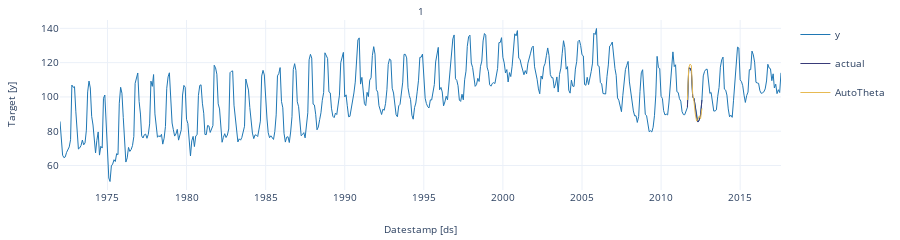
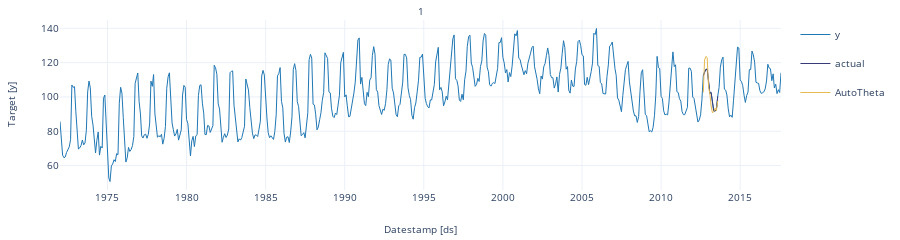
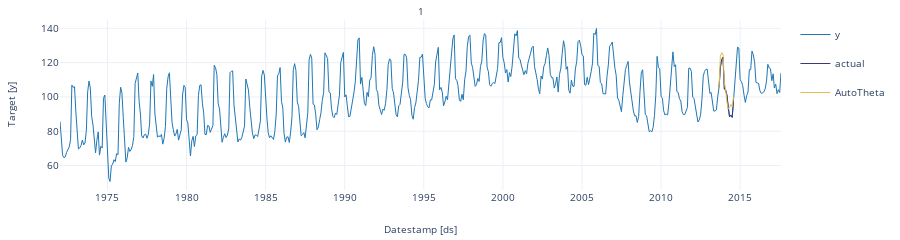
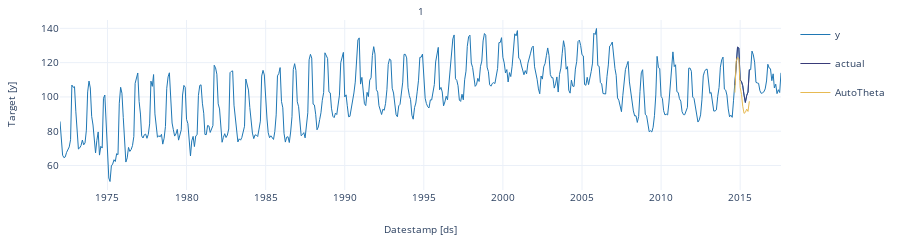

Notebook source saved alongside these figures, in order:
### Markdown cell above
We’ll now plot the forecast for each cutoff period. To make the plots clearer, we’ll rename the actual values in each period.

### Code cell
crossvalidation_df.rename(columns = {'y' : 'actual'}, inplace = True) # rename actual values 

cutoff = crossvalidation_df['cutoff'].unique()

for k in range(len(cutoff)): 
    cv = crossvalidation_df[crossvalidation_df['cutoff'] == cutoff[k]]
    StatsForecast.plot(df, cv.loc[:, cv.columns != 'cutoff'])

### Figure 1 — Plotly figure (JSON) as saved in the notebook; plotly's stock layout.template omitted (floating-point values rounded to 4 significant figures; data arrays with more than 128 entries replaced by an {"elided": "..."} marker saying what was removed)
{"data": [{"legendgroup": "y", "line": {"color": "#1f77b4", "width": 1}, "mode": "lines", "name": "y", "showlegend": true, "type": "scatter", "x": {"elided": "548 str values"}, "xaxis": "x", "y": {"elided": "548 float values"}, "yaxis": "y"}, {"legendgroup": "actual", "line": {"color": "#393b79", "width": 1}, "mode": "lines", "name": "actual", "showlegend": true, "type": "scatter", "x": ["2011-09-01T00:00:00", "2011-10-01T00:00:00", "2011-11-01T00:00:00", "2011-12-01T00:00:00", "2012-01-01T00:00:00", "2012-02-01T00:00:00", "2012-03-01T00:00:00", "2012-04-01T00:00:00", "2012-05-01T00:00:00", "2012-06-01T00:00:00", "2012-07-01T00:00:00", "2012-08-01T00:00:00"], "xaxis": "x", "y": [93.91, 116.8, 116.8, 115.0, 99.97, 99.04, 94.15, 87.69, 85.35, 86.58, 89.52, 98.3], "yaxis": "y"}, {"legendgroup": "AutoTheta", "line": {"color": "#e7ba52", "width": 1}, "mode": "lines", "name": "AutoTheta", "showlegend": true, "type": "scatter", "x": ["2011-09-01T00:00:00", "2011-10-01T00:00:00", "2011-11-01T00:00:00", "2011-12-01T00:00:00", "2012-01-01T00:00:00", "2012-02-01T00:00:00", "2012-03-01T00:00:00", "2012-04-01T00:00:00", "2012-05-01T00:00:00", "2012-06-01T00:00:00", "2012-07-01T00:00:00", "2012-08-01T00:00:00"], "xaxis": "x", "y": [98.17, 117.0, 119.1, 118.4, 101.4, 97.22, 90.03, 85.91, 86.84, 88.91, 87.39, 93.27], "yaxis": "y"}], "layout": {"annotations": [{"font": {"size": 10}, "showarrow": false, "text": "1", "x": 0.5, "xanchor": "center", "xref": "paper", "y": 1, "yanchor": "bottom", "yref": "paper"}, {"font": {"size": 10}, "showarrow": false, "text": "Datestamp [ds]", "x": 0.5, "xanchor": "center", "xref": "paper", "y": 0, "yanchor": "top", "yref": "paper", "yshift": -30}, {"font": {"size": 10}, "showarrow": false, "text": "Target [y]", "textangle": -90, "x": 0, "xanchor": "right", "xref": "paper", "xshift": -40, "y": 0.5, "yanchor": "middle", "yref": "paper"}], "autosize": true, "font": {"size": 10}, "height": 150, "margin": {"b": 50, "l": 60, "r": 10, "t": 20}, "xaxis": {"anchor": "y", "domain": [0, 1], "showticklabels": true, "visible": true}, "yaxis": {"anchor": "x", "domain": [0, 1]}}}

### Figure 2 — Plotly figure (JSON) as saved in the notebook; plotly's stock layout.template omitted (floating-point values rounded to 4 significant figures; data arrays with more than 128 entries replaced by an {"elided": "..."} marker saying what was removed)
{"data": [{"legendgroup": "y", "line": {"color": "#1f77b4", "width": 1}, "mode": "lines", "name": "y", "showlegend": true, "type": "scatter", "x": {"elided": "548 str values"}, "xaxis": "x", "y": {"elided": "548 float values"}, "yaxis": "y"}, {"legendgroup": "actual", "line": {"color": "#393b79", "width": 1}, "mode": "lines", "name": "actual", "showlegend": true, "type": "scatter", "x": ["2012-09-01T00:00:00", "2012-10-01T00:00:00", "2012-11-01T00:00:00", "2012-12-01T00:00:00", "2013-01-01T00:00:00", "2013-02-01T00:00:00", "2013-03-01T00:00:00", "2013-04-01T00:00:00", "2013-05-01T00:00:00", "2013-06-01T00:00:00", "2013-07-01T00:00:00", "2013-08-01T00:00:00"], "xaxis": "x", "y": [112.3, 114.9, 116.1, 116.1, 107.1, 102.0, 102.6, 95.32, 91.76, 91.81, 92.43, 100.4], "yaxis": "y"}, {"legendgroup": "AutoTheta", "line": {"color": "#e7ba52", "width": 1}, "mode": "lines", "name": "AutoTheta", "showlegend": true, "type": "scatter", "x": ["2012-09-01T00:00:00", "2012-10-01T00:00:00", "2012-11-01T00:00:00", "2012-12-01T00:00:00", "2013-01-01T00:00:00", "2013-02-01T00:00:00", "2013-03-01T00:00:00", "2013-04-01T00:00:00", "2013-05-01T00:00:00", "2013-06-01T00:00:00", "2013-07-01T00:00:00", "2013-08-01T00:00:00"], "xaxis": "x", "y": [102.6, 121.5, 123.7, 122.9, 105.9, 101.8, 94.72, 90.7, 91.46, 93.43, 91.96, 97.75], "yaxis": "y"}], "layout": {"annotations": [{"font": {"size": 10}, "showarrow": false, "text": "1", "x": 0.5, "xanchor": "center", "xref": "paper", "y": 1, "yanchor": "bottom", "yref": "paper"}, {"font": {"size": 10}, "showarrow": false, "text": "Datestamp [ds]", "x": 0.5, "xanchor": "center", "xref": "paper", "y": 0, "yanchor": "top", "yref": "paper", "yshift": -30}, {"font": {"size": 10}, "showarrow": false, "text": "Target [y]", "textangle": -90, "x": 0, "xanchor": "right", "xref": "paper", "xshift": -40, "y": 0.5, "yanchor": "middle", "yref": "paper"}], "autosize": true, "font": {"size": 10}, "height": 150, "margin": {"b": 50, "l": 60, "r": 10, "t": 20}, "xaxis": {"anchor": "y", "domain": [0, 1], "showticklabels": true, "visible": true}, "yaxis": {"anchor": "x", "domain": [0, 1]}}}

### Figure 3 — Plotly figure (JSON) as saved in the notebook; plotly's stock layout.template omitted (floating-point values rounded to 4 significant figures; data arrays with more than 128 entries replaced by an {"elided": "..."} marker saying what was removed)
{"data": [{"legendgroup": "y", "line": {"color": "#1f77b4", "width": 1}, "mode": "lines", "name": "y", "showlegend": true, "type": "scatter", "x": {"elided": "548 str values"}, "xaxis": "x", "y": {"elided": "548 float values"}, "yaxis": "y"}, {"legendgroup": "actual", "line": {"color": "#393b79", "width": 1}, "mode": "lines", "name": "actual", "showlegend": true, "type": "scatter", "x": ["2013-09-01T00:00:00", "2013-10-01T00:00:00", "2013-11-01T00:00:00", "2013-12-01T00:00:00", "2014-01-01T00:00:00", "2014-02-01T00:00:00", "2014-03-01T00:00:00", "2014-04-01T00:00:00", "2014-05-01T00:00:00", "2014-06-01T00:00:00", "2014-07-01T00:00:00", "2014-08-01T00:00:00"], "xaxis": "x", "y": [105.5, 117.3, 121.6, 123.2, 104.6, 104.0, 101.1, 93.0, 88.41, 89.37, 88.09, 98.08], "yaxis": "y"}, {"legendgroup": "AutoTheta", "line": {"color": "#e7ba52", "width": 1}, "mode": "lines", "name": "AutoTheta", "showlegend": true, "type": "scatter", "x": ["2013-09-01T00:00:00", "2013-10-01T00:00:00", "2013-11-01T00:00:00", "2013-12-01T00:00:00", "2014-01-01T00:00:00", "2014-02-01T00:00:00", "2014-03-01T00:00:00", "2014-04-01T00:00:00", "2014-05-01T00:00:00", "2014-06-01T00:00:00", "2014-07-01T00:00:00", "2014-08-01T00:00:00"], "xaxis": "x", "y": [105.2, 123.7, 125.8, 125.1, 108.3, 104.2, 97.14, 93.04, 93.73, 95.68, 94.3, 100.2], "yaxis": "y"}], "layout": {"annotations": [{"font": {"size": 10}, "showarrow": false, "text": "1", "x": 0.5, "xanchor": "center", "xref": "paper", "y": 1, "yanchor": "bottom", "yref": "paper"}, {"font": {"size": 10}, "showarrow": false, "text": "Datestamp [ds]", "x": 0.5, "xanchor": "center", "xref": "paper", "y": 0, "yanchor": "top", "yref": "paper", "yshift": -30}, {"font": {"size": 10}, "showarrow": false, "text": "Target [y]", "textangle": -90, "x": 0, "xanchor": "right", "xref": "paper", "xshift": -40, "y": 0.5, "yanchor": "middle", "yref": "paper"}], "autosize": true, "font": {"size": 10}, "height": 150, "margin": {"b": 50, "l": 60, "r": 10, "t": 20}, "xaxis": {"anchor": "y", "domain": [0, 1], "showticklabels": true, "visible": true}, "yaxis": {"anchor": "x", "domain": [0, 1]}}}

### Figure 4 — Plotly figure (JSON) as saved in the notebook; plotly's stock layout.template omitted (floating-point values rounded to 4 significant figures; data arrays with more than 128 entries replaced by an {"elided": "..."} marker saying what was removed)
{"data": [{"legendgroup": "y", "line": {"color": "#1f77b4", "width": 1}, "mode": "lines", "name": "y", "showlegend": true, "type": "scatter", "x": {"elided": "548 str values"}, "xaxis": "x", "y": {"elided": "548 float values"}, "yaxis": "y"}, {"legendgroup": "actual", "line": {"color": "#393b79", "width": 1}, "mode": "lines", "name": "actual", "showlegend": true, "type": "scatter", "x": ["2014-09-01T00:00:00", "2014-10-01T00:00:00", "2014-11-01T00:00:00", "2014-12-01T00:00:00", "2015-01-01T00:00:00", "2015-02-01T00:00:00", "2015-03-01T00:00:00", "2015-04-01T00:00:00", "2015-05-01T00:00:00", "2015-06-01T00:00:00", "2015-07-01T00:00:00", "2015-08-01T00:00:00"], "xaxis": "x", "y": [106.9, 119.8, 129.1, 128.6, 110.0, 108.9, 106.5, 101.1, 96.78, 100.8, 102.8, 115.9], "yaxis": "y"}, {"legendgroup": "AutoTheta", "line": {"color": "#e7ba52", "width": 1}, "mode": "lines", "name": "AutoTheta", "showlegend": true, "type": "scatter", "x": ["2014-09-01T00:00:00", "2014-10-01T00:00:00", "2014-11-01T00:00:00", "2014-12-01T00:00:00", "2015-01-01T00:00:00", "2015-02-01T00:00:00", "2015-03-01T00:00:00", "2015-04-01T00:00:00", "2015-05-01T00:00:00", "2015-06-01T00:00:00", "2015-07-01T00:00:00", "2015-08-01T00:00:00"], "xaxis": "x", "y": [102.6, 120.9, 123.0, 122.4, 105.6, 101.5, 94.6, 90.42, 90.99, 92.89, 91.55, 97.46], "yaxis": "y"}], "layout": {"annotations": [{"font": {"size": 10}, "showarrow": false, "text": "1", "x": 0.5, "xanchor": "center", "xref": "paper", "y": 1, "yanchor": "bottom", "yref": "paper"}, {"font": {"size": 10}, "showarrow": false, "text": "Datestamp [ds]", "x": 0.5, "xanchor": "center", "xref": "paper", "y": 0, "yanchor": "top", "yref": "paper", "yshift": -30}, {"font": {"size": 10}, "showarrow": false, "text": "Target [y]", "textangle": -90, "x": 0, "xanchor": "right", "xref": "paper", "xshift": -40, "y": 0.5, "yanchor": "middle", "yref": "paper"}], "autosize": true, "font": {"size": 10}, "height": 150, "margin": {"b": 50, "l": 60, "r": 10, "t": 20}, "xaxis": {"anchor": "y", "domain": [0, 1], "showticklabels": true, "visible": true}, "yaxis": {"anchor": "x", "domain": [0, 1]}}}
